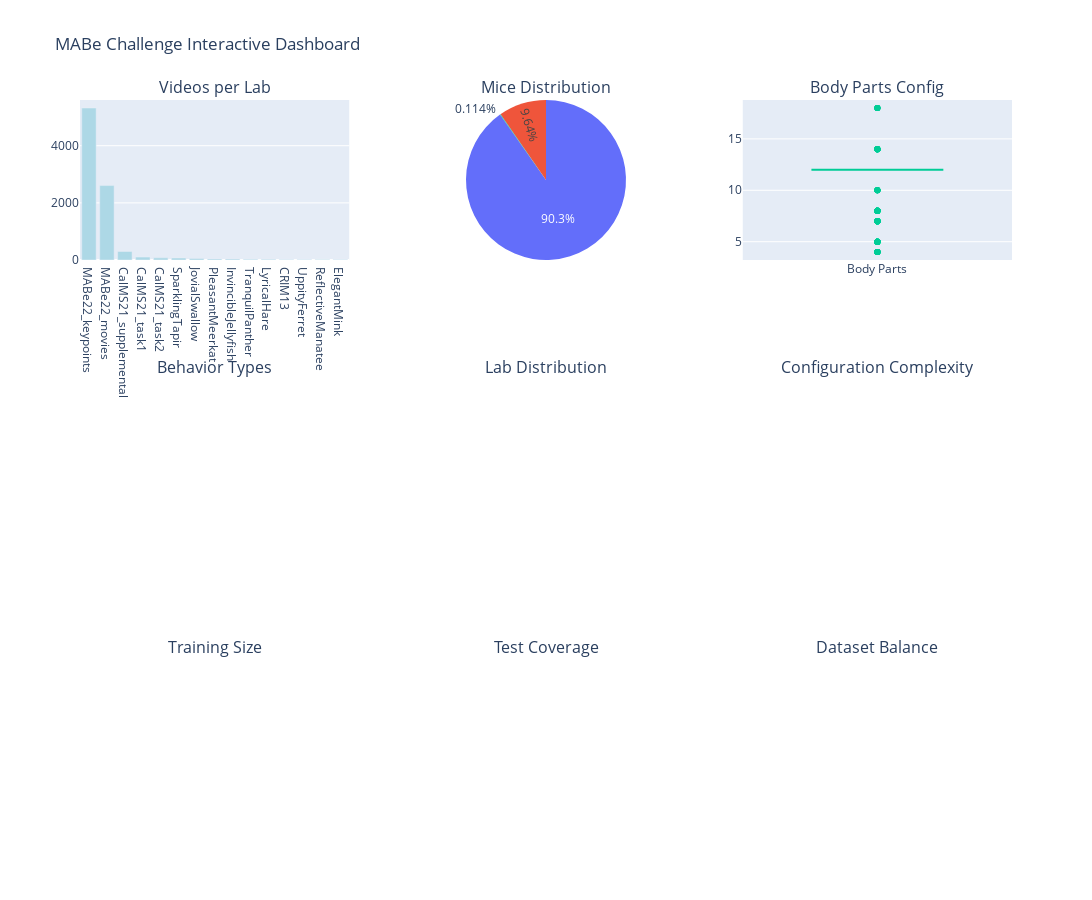

The cell this chart's notebook holds for it:
### Code cell
# Data loading
print("\n" + "="*60)
print("📁 DATA LOADING AND INITIAL ANALYSIS")
print("="*60)

print("\n⏳ Loading training data...")
train = pd.read_csv('data/_provided/train.csv')
train['n_mice'] = 4 - train[['mouse1_strain', 'mouse2_strain', 'mouse3_strain', 'mouse4_strain']].isna().sum(axis=1)
train_without_mabe22 = train.query("~ lab_id.str.startswith('MABe22_')")

print("⏳ Loading test data...")
test = pd.read_csv('data/_provided/test.csv')
body_parts_tracked_list = list(np.unique(train.body_parts_tracked))

print("\n✅ DATA LOADING COMPLETE!")
print("-" * 60)
print(f"📊 Training Data Statistics:")
print(f"   • Total videos: {len(train):,}")
print(f"   • Videos after filtering: {len(train_without_mabe22):,}")
print(f"   • Videos with missing behaviors: {train['behaviors_labeled'].isna().sum()}")
print(f"   • Unique laboratories: {train['lab_id'].nunique()}")
print(f"   • Body part configurations: {len(body_parts_tracked_list)}")
print(f"\n📊 Test Data Statistics:")
print(f"   • Total videos: {len(test):,}")
print(f"   • Unique laboratories: {test['lab_id'].nunique()}")

print(f"\n🐭 Mice Distribution:")
for n_mice in sorted(train['n_mice'].unique()):
    count = (train['n_mice'] == n_mice).sum()
    pct = 100 * count / len(train)
    print(f"   • {n_mice} mouse/mice: {count:,} videos ({pct:.1f}%)")

if create_visualizations:
    try:
        behavior_counts = create_data_overview_plots(train, test)
        create_interactive_dashboard(train, test)
    except Exception as e:
        print(f"❌ Visualization failed: {e}")

### Figure 1 — Plotly figure (JSON) as saved in the notebook; plotly's stock layout.template omitted (floating-point values rounded to 4 significant figures; data arrays with more than 128 entries replaced by an {"elided": "..."} marker saying what was removed)
{"data": [{"marker": {"color": "lightblue"}, "name": "Videos", "type": "bar", "x": ["MABe22_keypoints", "MABe22_movies", "CalMS21_supplemental", "CalMS21_task1", "CalMS21_task2", "SparklingTapir", "JovialSwallow", "PleasantMeerkat", "InvincibleJellyfish", "TranquilPanther", "LyricalHare", "CRIM13", "UppityFerret", "ReflectiveManatee", "ElegantMink"], "xaxis": "x", "y": [5320, 2606, 297, 101, 76, 70, 52, 36, 33, 25, 24, 21, 21, 20, 19], "yaxis": "y"}, {"domain": {"x": [0.3556, 0.6444], "y": [0.7778, 1]}, "labels": ["3 mice", "2 mice", "4 mice"], "name": "Mice", "type": "pie", "values": [7933, 847, 10]}, {"name": "Body Parts", "type": "box", "xaxis": "x2", "y": {"elided": "8790 int values"}, "yaxis": "y2"}], "layout": {"annotations": [{"font": {"size": 16}, "showarrow": false, "text": "Videos per Lab", "x": 0.1444, "xanchor": "center", "xref": "paper", "y": 1, "yanchor": "bottom", "yref": "paper"}, {"font": {"size": 16}, "showarrow": false, "text": "Mice Distribution", "x": 0.5, "xanchor": "center", "xref": "paper", "y": 1, "yanchor": "bottom", "yref": "paper"}, {"font": {"size": 16}, "showarrow": false, "text": "Body Parts Config", "x": 0.8556, "xanchor": "center", "xref": "paper", "y": 1, "yanchor": "bottom", "yref": "paper"}, {"font": {"size": 16}, "showarrow": false, "text": "Behavior Types", "x": 0.1444, "xanchor": "center", "xref": "paper", "y": 0.6111, "yanchor": "bottom", "yref": "paper"}, {"font": {"size": 16}, "showarrow": false, "text": "Lab Distribution", "x": 0.5, "xanchor": "center", "xref": "paper", "y": 0.6111, "yanchor": "bottom", "yref": "paper"}, {"font": {"size": 16}, "showarrow": false, "text": "Configuration Complexity", "x": 0.8556, "xanchor": "center", "xref": "paper", "y": 0.6111, "yanchor": "bottom", "yref": "paper"}, {"font": {"size": 16}, "showarrow": false, "text": "Training Size", "x": 0.1444, "xanchor": "center", "xref": "paper", "y": 0.2222, "yanchor": "bottom", "yref": "paper"}, {"font": {"size": 16}, "showarrow": false, "text": "Test Coverage", "x": 0.5, "xanchor": "center", "xref": "paper", "y": 0.2222, "yanchor": "bottom", "yref": "paper"}, {"font": {"size": 16}, "showarrow": false, "text": "Dataset Balance", "x": 0.8556, "xanchor": "center", "xref": "paper", "y": 0.2222, "yanchor": "bottom", "yref": "paper"}], "height": 900, "showlegend": false, "title": {"text": "MABe Challenge Interactive Dashboard"}, "width": 1400, "xaxis": {"anchor": "y", "domain": [0, 0.2889]}, "xaxis2": {"anchor": "y2", "domain": [0.7111, 1]}, "xaxis3": {"anchor": "y3", "domain": [0, 0.2889]}, "xaxis4": {"anchor": "y4", "domain": [0.3556, 0.6444]}, "xaxis5": {"anchor": "y5", "domain": [0.7111, 1]}, "xaxis6": {"anchor": "y6", "domain": [0, 0.2889]}, "xaxis7": {"anchor": "y7", "domain": [0.3556, 0.6444]}, "yaxis": {"anchor": "x", "domain": [0.7778, 1]}, "yaxis2": {"anchor": "x2", "domain": [0.7778, 1]}, "yaxis3": {"anchor": "x3", "domain": [0.3889, 0.6111]}, "yaxis4": {"anchor": "x4", "domain": [0.3889, 0.6111]}, "yaxis5": {"anchor": "x5", "domain": [0.3889, 0.6111]}, "yaxis6": {"anchor": "x6", "domain": [0, 0.2222]}, "yaxis7": {"anchor": "x7", "domain": [0, 0.2222]}}}
